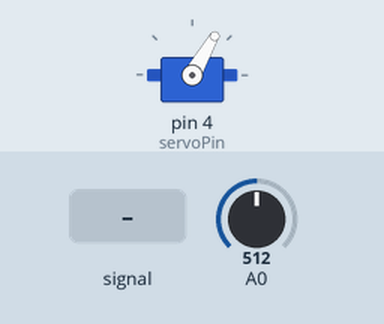
A sketch run on a simulated Arduino Uno, built with avr-gcc and run on an emulated ATmega328P. Parts: servo. The inputs (shaded band) are chosen by the test bench; at power-on: A0 = 512. Random numbers use the default seed unless the sketch sets one.

Above: at 27.4 s.
27.5 s: A0 fed a 1000 Hz sine of ±255 counts around its level
At 33.8 s:
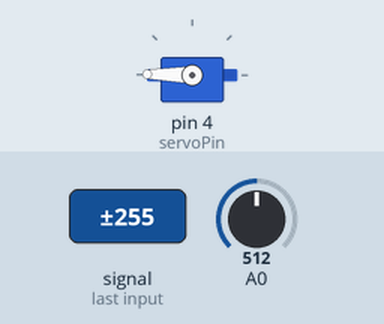
Timing chart, 0 to 51.0 s (numbered marks = the images above; inputs shaded):
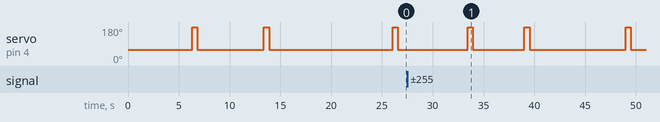

The sketch:

embarrassed_book_sound2.ino
```cpp
// The Embarrassed Book
// By Andrew Cerrito

#include <Servo.h>
#include <SoftwareSerial.h>

//Servo setup
Servo servoMotor;
int servoPin = 4;

//Software serial setup for mp3 trigger
SoftwareSerial mySerial(2,3); // RX, TX

//Timer setup and cover-closing time (from 4s to 12s)
unsigned long timer;
long coverOpenTime;
long targetTime = random(4000,12000);

// Cover-related booleans
boolean coverOpened = false;
boolean resetOpenTime = true;
boolean midpointPlayed = false;

//Mp3 trigger variables
int ssinByte = 0;
int val = 0;
boolean trialRun = true;


void setup() {
  //Serial.begin(38400);
  servoMotor.attach(servoPin);
  servoMotor.write(60); // make sure arm begins retracted below slit

  mySerial.begin(38400);
  mySerial.println("READY");
  delay(1000);
}


void loop() {
  //update photocell reading on analog port 0
  int photocell = analogRead(A0);
  // Serial.println(photocell);

  // if cover is obscuring photocell:
  if (photocell < 600) {
    coverOpened = true; // it means the cover is open
    if (resetOpenTime == true) {
      coverOpenTime = millis(); // remember the time when the cover opened
      resetOpenTime = false; // don't overwrite the cover opening time in the next loop.
    }
  }

  if (coverOpened == true) {
    // adjust the timer to discard the time before the cover opened
    timer = millis() - coverOpenTime;

//    Serial.print("Target time: ");
//    Serial.println(targetTime);
//    Serial.print("Timer:");
//    Serial.println(timer);

    // if total time of interaction is going to be over 7s, play an additional
    // contextual sound at roughly the halway point of the target time
    if (targetTime > 7000) {
      if (timer > (targetTime/2 + random(-1000,1000)) && timer < targetTime)
      {
        if (midpointPlayed == false)
        {
          playRandom(5,7); // midpoint audio cue plays
          midpointPlayed = true;
        }
      }
    }


    // if timer exceeds the targeted time:
    if (timer > targetTime) {
      playRandom(1,5); // audio cue plays
      delay(500);
      servoMotor.write(179); // arm fully extends to flip cover closed
      delay(500);
      servoMotor.write(60); // arm retracts
      coverOpened = false; // cover is no longer open
      targetTime = random(4000,12000); // target time resets for next use
      midpointPlayed = false; // midpoint sound check resets
      resetOpenTime = true; // the time the cover is opened can be detected for next use
    }
  }
}

// MP3 Trigger functions below:

void runSSerial(){

  if(mySerial.available() > 0){
    ssinByte = mySerial.read();
    //Serial.println(ssinByte);

    if(ssinByte == 'x' || ssinByte == 'X'){
      trialRun = true;
      ssinByte = -1;
    }
    //mySerial.println(inByte);
  }
}

void playRandom(int rand1, int rand2){
  runSSerial();

  if(trialRun == true){
    //Serial.println("GO");

    val = random(rand1,rand2);
    String stringOne = "T";
    String stringTwo = stringOne + val;
    mySerial.println(stringTwo);
    //Serial.println(stringTwo);
    trialRun = false;
  }
}

void playTrack(int trackNum) {
  runSSerial();

  if(trialRun == true){
    Serial.println("GO");

    String stringOne = "T";
    String stringTwo = stringOne + trackNum;
    mySerial.println(stringTwo);
    //Serial.println(stringTwo);
    trialRun = false;

  }
}

// Volume function for testing purposes - unused in final program
void volume(int volume) {
  runSSerial();

  if(trialRun == true){
    Serial.println("GO");

    String stringOne = "v";
    String stringTwo = stringOne + volume;
    mySerial.println(stringTwo);
    //Serial.println(stringTwo);
    trialRun = false;

  }
}
```
